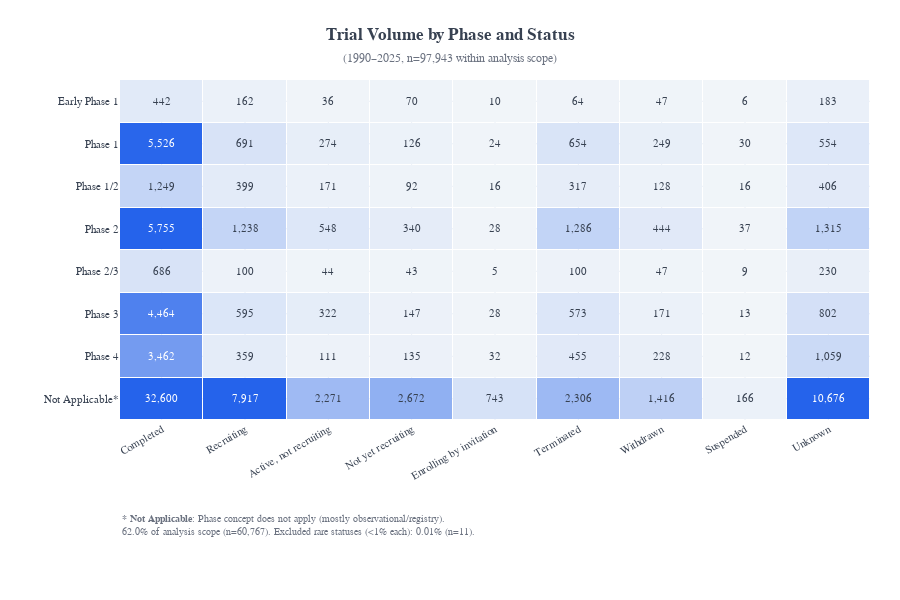

The notebook cell saved with this chart:
### Markdown cell above
## 1.4 Cross-dimensional View: Phase × Status

How does trial volume distribute across the intersection of phase and status?

*For readability, rare status labels (< 1% of total) are excluded from the heatmap and reported in the footnote.*

### Code cell
# ============================================================
# 1.4 Phase × Status Heatmap
# ============================================================

# Threshold for "rare" status (excluded from heatmap for readability)
RARE_STATUS_THRESHOLD = 0.01  # 1% of n_studies

# Aggregate and filter to major statuses
phase_status = df_study.groupby(['phase_group', 'status_group']).size().reset_index(name='trial_count')
df_major = phase_status[phase_status['status_group'].isin(STATUS_ORDER)]
df_other = phase_status[~phase_status['status_group'].isin(STATUS_ORDER)]
other_count = int(df_other['trial_count'].sum())
other_pct = round(other_count / n_studies * 100, 2)

# Pivot and reorder
pivot = (
    df_major
    .pivot_table(index='phase_group', columns='status_group', values='trial_count', fill_value=0)
    .reindex(
        index=[p for p in PHASE_ORDER if p in df_major['phase_group'].unique()],
        columns=[s for s in STATUS_ORDER if s in df_major['status_group'].unique()]
    )
    .rename(index={'Not Applicable': 'Not Applicable*'})
)

# Stats for note
na_label = 'Not Applicable*'
na_count_heatmap = int(pivot.loc[na_label].sum()) if na_label in pivot.index else 0
na_pct_heatmap = round(na_count_heatmap / n_studies * 100, 1)

# Create heatmap
fig_heatmap = create_annotated_heatmap(
    pivot,
    title="Trial Volume by Phase and Status",
    subtitle=f"({min_year}–{max_year}, n={n_studies:,} within analysis scope)",
    note=(
        f"<b>* Not Applicable</b>: Phase concept does not apply (mostly observational/registry).<br>"
        f"{na_pct_heatmap}% of analysis scope (n={na_count_heatmap:,}). "
        f"Excluded rare statuses (<{RARE_STATUS_THRESHOLD*100:.0f}% each): {other_pct}% (n={other_count:,})."
    ),
)
fig_heatmap.show()

### Figure 1 — Plotly figure (JSON) as saved in the notebook; plotly's stock layout.template omitted (floating-point values rounded to 4 significant figures)
{"data": [{"colorscale": [[0, "#f1f5f9"], [1, "#2563eb"]], "hovertemplate": "<b>%{y}</b><br>%{x}: %{z:,}<extra></extra>", "showscale": false, "type": "heatmap", "x": ["Completed", "Recruiting", "Active, not recruiting", "Not yet recruiting", "Enrolling by invitation", "Terminated", "Withdrawn", "Suspended", "Unknown"], "xgap": 1, "y": ["Early Phase 1", "Phase 1", "Phase 1/2", "Phase 2", "Phase 2/3", "Phase 3", "Phase 4", "Not Applicable*"], "ygap": 1, "z": [[442.0, 162.0, 36.0, 70.0, 10.0, 64.0, 47.0, 6.0, 183.0], [5526.0, 691.0, 274.0, 126.0, 24.0, 654.0, 249.0, 30.0, 554.0], [1249.0, 399.0, 171.0, 92.0, 16.0, 317.0, 128.0, 16.0, 406.0], [5755.0, 1238.0, 548.0, 340.0, 28.0, 1286.0, 444.0, 37.0, 1315.0], [686.0, 100.0, 44.0, 43.0, 5.0, 100.0, 47.0, 9.0, 230.0], [4464.0, 595.0, 322.0, 147.0, 28.0, 573.0, 171.0, 13.0, 802.0], [3462.0, 359.0, 111.0, 135.0, 32.0, 455.0, 228.0, 12.0, 1059.0], [32600.0, 7917.0, 2271.0, 2672.0, 743.0, 2306.0, 1416.0, 166.0, 10680.0]], "zmax": 5629.0, "zmin": 0}], "layout": {"annotations": [{"font": {"color": "#374151", "family": "Arial", "size": 11}, "showarrow": false, "text": "442", "x": "Completed", "y": "Early Phase 1"}, {"font": {"color": "#374151", "family": "Arial", "size": 11}, "showarrow": false, "text": "162", "x": "Recruiting", "y": "Early Phase 1"}, {"font": {"color": "#374151", "family": "Arial", "size": 11}, "showarrow": false, "text": "36", "x": "Active, not recruiting", "y": "Early Phase 1"}, {"font": {"color": "#374151", "family": "Arial", "size": 11}, "showarrow": false, "text": "70", "x": "Not yet recruiting", "y": "Early Phase 1"}, {"font": {"color": "#374151", "family": "Arial", "size": 11}, "showarrow": false, "text": "10", "x": "Enrolling by invitation", "y": "Early Phase 1"}, {"font": {"color": "#374151", "family": "Arial", "size": 11}, "showarrow": false, "text": "64", "x": "Terminated", "y": "Early Phase 1"}, {"font": {"color": "#374151", "family": "Arial", "size": 11}, "showarrow": false, "text": "47", "x": "Withdrawn", "y": "Early Phase 1"}, {"font": {"color": "#374151", "family": "Arial", "size": 11}, "showarrow": false, "text": "6", "x": "Suspended", "y": "Early Phase 1"}, {"font": {"color": "#374151", "family": "Arial", "size": 11}, "showarrow": false, "text": "183", "x": "Unknown", "y": "Early Phase 1"}, {"font": {"color": "white", "family": "Arial", "size": 11}, "showarrow": false, "text": "5,526", "x": "Completed", "y": "Phase 1"}, {"font": {"color": "#374151", "family": "Arial", "size": 11}, "showarrow": false, "text": "691", "x": "Recruiting", "y": "Phase 1"}, {"font": {"color": "#374151", "family": "Arial", "size": 11}, "showarrow": false, "text": "274", "x": "Active, not recruiting", "y": "Phase 1"}, {"font": {"color": "#374151", "family": "Arial", "size": 11}, "showarrow": false, "text": "126", "x": "Not yet recruiting", "y": "Phase 1"}, {"font": {"color": "#374151", "family": "Arial", "size": 11}, "showarrow": false, "text": "24", "x": "Enrolling by invitation", "y": "Phase 1"}, {"font": {"color": "#374151", "family": "Arial", "size": 11}, "showarrow": false, "text": "654", "x": "Terminated", "y": "Phase 1"}, {"font": {"color": "#374151", "family": "Arial", "size": 11}, "showarrow": false, "text": "249", "x": "Withdrawn", "y": "Phase 1"}, {"font": {"color": "#374151", "family": "Arial", "size": 11}, "showarrow": false, "text": "30", "x": "Suspended", "y": "Phase 1"}, {"font": {"color": "#374151", "family": "Arial", "size": 11}, "showarrow": false, "text": "554", "x": "Unknown", "y": "Phase 1"}, {"font": {"color": "#374151", "family": "Arial", "size": 11}, "showarrow": false, "text": "1,249", "x": "Completed", "y": "Phase 1/2"}, {"font": {"color": "#374151", "family": "Arial", "size": 11}, "showarrow": false, "text": "399", "x": "Recruiting", "y": "Phase 1/2"}, {"font": {"color": "#374151", "family": "Arial", "size": 11}, "showarrow": false, "text": "171", "x": "Active, not recruiting", "y": "Phase 1/2"}, {"font": {"color": "#374151", "family": "Arial", "size": 11}, "showarrow": false, "text": "92", "x": "Not yet recruiting", "y": "Phase 1/2"}, {"font": {"color": "#374151", "family": "Arial", "size": 11}, "showarrow": false, "text": "16", "x": "Enrolling by invitation", "y": "Phase 1/2"}, {"font": {"color": "#374151", "family": "Arial", "size": 11}, "showarrow": false, "text": "317", "x": "Terminated", "y": "Phase 1/2"}, {"font": {"color": "#374151", "family": "Arial", "size": 11}, "showarrow": false, "text": "128", "x": "Withdrawn", "y": "Phase 1/2"}, {"font": {"color": "#374151", "family": "Arial", "size": 11}, "showarrow": false, "text": "16", "x": "Suspended", "y": "Phase 1/2"}, {"font": {"color": "#374151", "family": "Arial", "size": 11}, "showarrow": false, "text": "406", "x": "Unknown", "y": "Phase 1/2"}, {"font": {"color": "white", "family": "Arial", "size": 11}, "showarrow": false, "text": "5,755", "x": "Completed", "y": "Phase 2"}, {"font": {"color": "#374151", "family": "Arial", "size": 11}, "showarrow": false, "text": "1,238", "x": "Recruiting", "y": "Phase 2"}, {"font": {"color": "#374151", "family": "Arial", "size": 11}, "showarrow": false, "text": "548", "x": "Active, not recruiting", "y": "Phase 2"}, {"font": {"color": "#374151", "family": "Arial", "size": 11}, "showarrow": false, "text": "340", "x": "Not yet recruiting", "y": "Phase 2"}, {"font": {"color": "#374151", "family": "Arial", "size": 11}, "showarrow": false, "text": "28", "x": "Enrolling by invitation", "y": "Phase 2"}, {"font": {"color": "#374151", "family": "Arial", "size": 11}, "showarrow": false, "text": "1,286", "x": "Terminated", "y": "Phase 2"}, {"font": {"color": "#374151", "family": "Arial", "size": 11}, "showarrow": false, "text": "444", "x": "Withdrawn", "y": "Phase 2"}, {"font": {"color": "#374151", "family": "Arial", "size": 11}, "showarrow": false, "text": "37", "x": "Suspended", "y": "Phase 2"}, {"font": {"color": "#374151", "family": "Arial", "size": 11}, "showarrow": false, "text": "1,315", "x": "Unknown", "y": "Phase 2"}, {"font": {"color": "#374151", "family": "Arial", "size": 11}, "showarrow": false, "text": "686", "x": "Completed", "y": "Phase 2/3"}, {"font": {"color": "#374151", "family": "Arial", "size": 11}, "showarrow": false, "text": "100", "x": "Recruiting", "y": "Phase 2/3"}, {"font": {"color": "#374151", "family": "Arial", "size": 11}, "showarrow": false, "text": "44", "x": "Active, not recruiting", "y": "Phase 2/3"}, {"font": {"color": "#374151", "family": "Arial", "size": 11}, "showarrow": false, "text": "43", "x": "Not yet recruiting", "y": "Phase 2/3"}, {"font": {"color": "#374151", "family": "Arial", "size": 11}, "showarrow": false, "text": "5", "x": "Enrolling by invitation", "y": "Phase 2/3"}, {"font": {"color": "#374151", "family": "Arial", "size": 11}, "showarrow": false, "text": "100", "x": "Terminated", "y": "Phase 2/3"}, {"font": {"color": "#374151", "family": "Arial", "size": 11}, "showarrow": false, "text": "47", "x": "Withdrawn", "y": "Phase 2/3"}, {"font": {"color": "#374151", "family": "Arial", "size": 11}, "showarrow": false, "text": "9", "x": "Suspended", "y": "Phase 2/3"}, {"font": {"color": "#374151", "family": "Arial", "size": 11}, "showarrow": false, "text": "230", "x": "Unknown", "y": "Phase 2/3"}, {"font": {"color": "white", "family": "Arial", "size": 11}, "showarrow": false, "text": "4,464", "x": "Completed", "y": "Phase 3"}, {"font": {"color": "#374151", "family": "Arial", "size": 11}, "showarrow": false, "text": "595", "x": "Recruiting", "y": "Phase 3"}, {"font": {"color": "#374151", "family": "Arial", "size": 11}, "showarrow": false, "text": "322", "x": "Active, not recruiting", "y": "Phase 3"}, {"font": {"color": "#374151", "family": "Arial", "size": 11}, "showarrow": false, "text": "147", "x": "Not yet recruiting", "y": "Phase 3"}, {"font": {"color": "#374151", "family": "Arial", "size": 11}, "showarrow": false, "text": "28", "x": "Enrolling by invitation", "y": "Phase 3"}, {"font": {"color": "#374151", "family": "Arial", "size": 11}, "showarrow": false, "text": "573", "x": "Terminated", "y": "Phase 3"}, {"font": {"color": "#374151", "family": "Arial", "size": 11}, "showarrow": false, "text": "171", "x": "Withdrawn", "y": "Phase 3"}, {"font": {"color": "#374151", "family": "Arial", "size": 11}, "showarrow": false, "text": "13", "x": "Suspended", "y": "Phase 3"}, {"font": {"color": "#374151", "family": "Arial", "size": 11}, "showarrow": false, "text": "802", "x": "Unknown", "y": "Phase 3"}, {"font": {"color": "white", "family": "Arial", "size": 11}, "showarrow": false, "text": "3,462", "x": "Completed", "y": "Phase 4"}, {"font": {"color": "#374151", "family": "Arial", "size": 11}, "showarrow": false, "text": "359", "x": "Recruiting", "y": "Phase 4"}, {"font": {"color": "#374151", "family": "Arial", "size": 11}, "showarrow": false, "text": "111", "x": "Active, not recruiting", "y": "Phase 4"}, {"font": {"color": "#374151", "family": "Arial", "size": 11}, "showarrow": false, "text": "135", "x": "Not yet recruiting", "y": "Phase 4"}, {"font": {"color": "#374151", "family": "Arial", "size": 11}, "showarrow": false, "text": "32", "x": "Enrolling by invitation", "y": "Phase 4"}, {"font": {"color": "#374151", "family": "Arial", "size": 11}, "showarrow": false, "text": "455", "x": "Terminated", "y": "Phase 4"}, {"font": {"color": "#374151", "family": "Arial", "size": 11}, "showarrow": false, "text": "228", "x": "Withdrawn", "y": "Phase 4"}, {"font": {"color": "#374151", "family": "Arial", "size": 11}, "showarrow": false, "text": "12", "x": "Suspended", "y": "Phase 4"}, {"font": {"color": "#374151", "family": "Arial", "size": 11}, "showarrow": false, "text": "1,059", "x": "Unknown", "y": "Phase 4"}, {"font": {"color": "white", "family": "Arial", "size": 11}, "showarrow": false, "text": "32,600", "x": "Completed", "y": "Not Applicable*"}, {"font": {"color": "white", "family": "Arial", "size": 11}, "showarrow": false, "text": "7,917", "x": "Recruiting", "y": "Not Applicable*"}, {"font": {"color": "#374151", "family": "Arial", "size": 11}, "showarrow": false, "text": "2,271", "x": "Active, not recruiting", "y": "Not Applicable*"}, {"font": {"color": "#374151", "family": "Arial", "size": 11}, "showarrow": false, "text": "2,672", "x": "Not yet recruiting", "y": "Not Applicable*"}, {"font": {"color": "#374151", "family": "Arial", "size": 11}, "showarrow": false, "text": "743", "x": "Enrolling by invitation", "y": "Not Applicable*"}, {"font": {"color": "#374151", "family": "Arial", "size": 11}, "showarrow": false, "text": "2,306", "x": "Terminated", "y": "Not Applicable*"}, {"font": {"color": "#374151", "family": "Arial", "size": 11}, "showarrow": false, "text": "1,416", "x": "Withdrawn", "y": "Not Applicable*"}, {"font": {"color": "#374151", "family": "Arial", "size": 11}, "showarrow": false, "text": "166", "x": "Suspended", "y": "Not Applicable*"}, {"font": {"color": "white", "family": "Arial", "size": 11}, "showarrow": false, "text": "10,676", "x": "Unknown", "y": "Not Applicable*"}, {"align": "left", "font": {"color": "#6b7280", "family": "Arial", "size": 10}, "showarrow": false, "text": "<b>* Not Applicable</b>: Phase concept does not apply (mostly observational/registry).<br>62.0% of analysis scope (n=60,767). Excluded rare statuses (<1% each): 0.01% (n=11).", "x": 0, "xref": "paper", "y": -0.35, "yref": "paper"}], "font": {"color": "#374151", "family": "Arial"}, "height": 600, "margin": {"b": 180, "l": 120, "r": 30, "t": 80}, "title": {"text": "<b>Trial Volume by Phase and Status</b><br><span style='font-size:12px; color:#6b7280'>(1990–2025, n=97,943 within analysis scope)</span>", "x": 0.5, "xanchor": "center"}, "xaxis": {"tickangle": -30, "tickfont": {"size": 11}}, "yaxis": {"autorange": "reversed", "tickfont": {"size": 11}}}}
